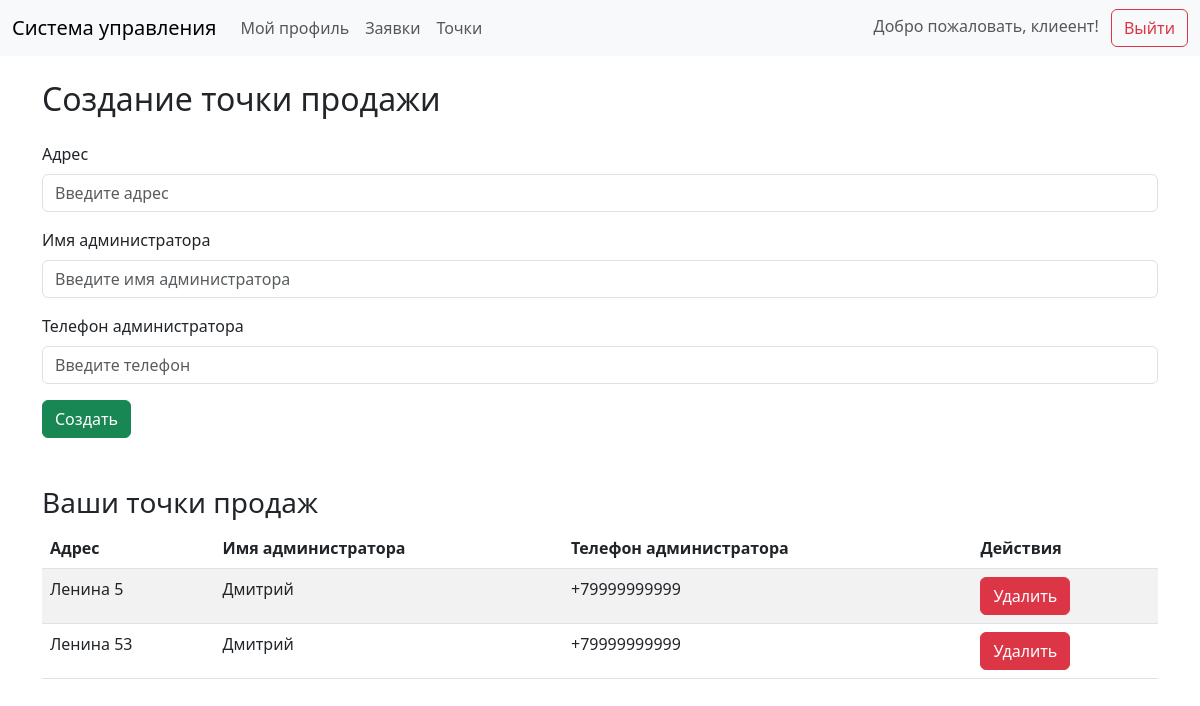
The page /myplaces (signed in) on the database its author committed.
### app/models.py (models this page shows, shortened)
class Client(UserMixin, db.Model):
    __tablename__ = 'clients'
    id = db.Column(db.Integer, primary_key=True)
    company_name = db.Column(db.String(255), nullable=False)
    username = db.Column(db.String(50), nullable=False, unique=True)
    password_hash = db.Column(db.String(128), nullable=False)
    telegram_id = db.Column(db.String(50), nullable=True)

class Places(db.Model):
    __tablename__ = 'places'
    id = db.Column(db.Integer, primary_key=True)
    client_id = db.Column(db.Integer, db.ForeignKey('clients.id'))
    address = db.Column(db.String(255), nullable=False)
    admin_name = db.Column(db.String(255), nullable=False)
    admin_phone = db.Column(db.String(50), nullable=False)

### app/web.py (the view, shortened to what this page needs)
@web_bp.route('/myplaces', methods=['GET', 'POST'])
@login_required
def myplaces():
    places = Places.query.filter_by(client_id=current_user.id).all()
    return render_template('myplaces.html', places=places)

### app/web.py (called while the page is built)
@login_manager.user_loader
def load_user(user_id):
    if user_id.startswith("employee-"):
        employee_id = user_id.split("-")[1]
        return db.session.query(Employee).get(employee_id)
    elif user_id.startswith("client-"):
        client_id = user_id.split("-")[1]
        return db.session.query(Client).get(client_id)
    return None

### app/templates/myplaces.html (shortened to what this page needs)
{% extends "base.html" %}
{% block content %}
    <h2 class="mb-4">Создание точки продажи</h2>
    <form method="POST" action="{{ url_for('web.myplaces') }}">
        <div class="mb-3">
            <label for="address" class="form-label">Адрес</label>
            <input type="text" class="form-control" id="address" name="address" placeholder="Введите адрес" required>
        </div>
        <div class="mb-3">
            <label for="adminName" class="form-label">Имя администратора</label>
            <input type="text" class="form-control" id="adminName" name="admin_name" placeholder="Введите имя администратора" required>
        </div>
        <div class="mb-3">
            <label for="adminPhone" class="form-label">Телефон администратора</label>
            <input type="tel" class="form-control" id="adminPhone" name="admin_phone" placeholder="Введите телефон" required>
        </div>
        <button type="submit" class="btn btn-success">Создать</button>
    </form>
    <h3 class="mt-5">Ваши точки продаж</h3>
    {% if places %}
        <table class="table table-striped">
            <thead>
                <tr>
                    <th>Адрес</th>
                    <th>Имя администратора</th>
                    <th>Телефон администратора</th>
                    <th>Действия</th>
                </tr>
            </thead>
            <tbody>
                {% for place in places %}
                    <tr>
                        <td>{{ place.address }}</td>
                        <td>{{ place.admin_name }}</td>
                        <td>{{ place.admin_phone }}</td>
                        <td>
                            <form method="POST" action="{{ url_for('web.delete_place', place_id=place.id) }}">
                                <button type="submit" class="btn btn-danger">Удалить</button>
                            </form>
                        </td>
                    </tr>
                {% endfor %}
            </tbody>
        </table>
    {% else %}
        <p>У вас нет добавленных точек продаж.</p>
    {% endif %}
{% endblock %}

### app/templates/base.html (shortened to what this page needs)
<!DOCTYPE html>
<html lang="ru">
<head>
    <link href="https://cdn.jsdelivr.net/npm/bootstrap@5.3.0/dist/css/bootstrap.min.css" rel="stylesheet">
</head>
<body>
    <header>
        <nav class="navbar navbar-expand-lg navbar-light bg-light">
            <div class="container-fluid">
                <a class="navbar-brand" href="{{ url_for('web.home') }}">Система управления</a>
                <div class="collapse navbar-collapse" id="navbarNav">
                    {% if current_user.role in ['director', 'employee', 'директор','сотрудник', 'бот'] %}
                        <ul class="navbar-nav">
                            <li class="nav-item">
                                <a class="nav-link" href="{{ url_for('web.employees') }}">Сотрудники</a>
                            </li>
                            <li class="nav-item">
                                <a class="nav-link" href="{{ url_for('web.tickets') }}">Заявки</a>
                            </li>
                            <li class="nav-item">
                                <a class="nav-link" href="{{ url_for('web.clients') }}">Клиенты</a>
                            </li>
                        </ul>
                    {% else %}
                        <ul class="navbar-nav">
                            <li class="nav-item">
                                <a class="nav-link" href="{{ url_for('web.profile') }}">Мой профиль</a>
                            </li>
                            <li class="nav-item">
                                <a class="nav-link" href="{{ url_for('web.mytickets') }}">Заявки</a>
                            </li>
                            <li class="nav-item">
                                <a class="nav-link" href="{{ url_for('web.myplaces') }}">Точки</a>
                            </li>
                        </ul>
                    {% endif %}
                    <div class="ms-auto">
                        {% if current_user.is_authenticated %}
                            {% if current_user.role in ['director', 'employee','директор', 'сотрудник' ] %}
                                <span class="navbar-text me-2">
                                    Добро пожаловать, {{ current_user.name }}!
                                </span>
                            {% else %}
                                <span class="navbar-text me-2">
                                    Добро пожаловать, {{ current_user.company_name }}!
                                </span>
                            {% endif %}
                            <a href="{{ url_for('web.logout') }}" class="btn btn-outline-danger">Выйти</a>
                        {% else %}
                            <a href="{{ url_for('web.login') }}" class="btn btn-outline-primary">Войти</a>
                        {% endif %}
                    </div>
                </div>
            </div>
        </nav>
    </header>
    <main class="container mt-4">
        {% block content %}{% endblock %}
    </main>
</body>
</html>

### rows shown on the page
Client: company_name "клиеент"
Places: address "Ленина 5", admin_name "Дмитрий", admin_phone "+79999999999"
Places: address "Ленина 53", admin_name "Дмитрий", admin_phone "+79999999999"
